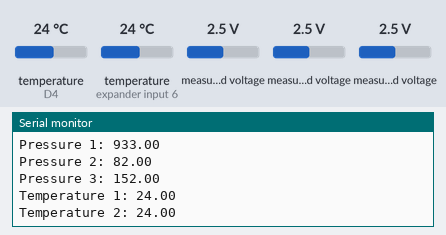
A sketch run on a simulated ESP8266 (NodeMCU). Shown: the last lines printed to the serial monitor. Inputs (shaded band) come from the test bench; at power-on: temperature (sensors on D4, expander input 6) 24 °C, measured voltage 2.5 V.

Above: at 1.2 s.
1.3 s: temperature (sensor on D4) set to 12 °C
At 2.6 s:
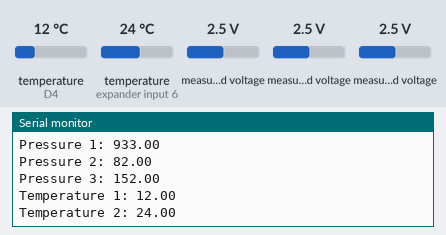
2.8 s: temperature (sensor on expander input 6) set to 12 °C
At 4.1 s:
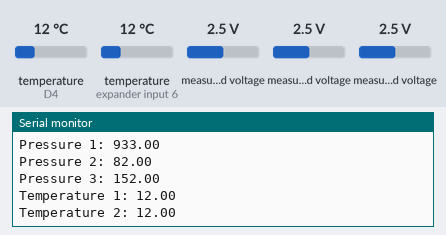
4.3 s: measured voltage (sensor 200) set to 0.1 V
5.8 s: measured voltage (sensor 201) set to 0.1 V
7.3 s: measured voltage (sensor 202) set to 0.1 V
8.8 s: temperature (sensor on D4) set to 19 °C
At 8.8 s:
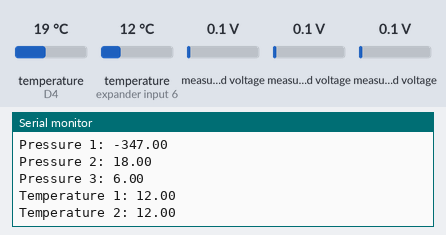
Timing chart, 0 to 11.3 s (numbered marks = the images above; inputs shaded):
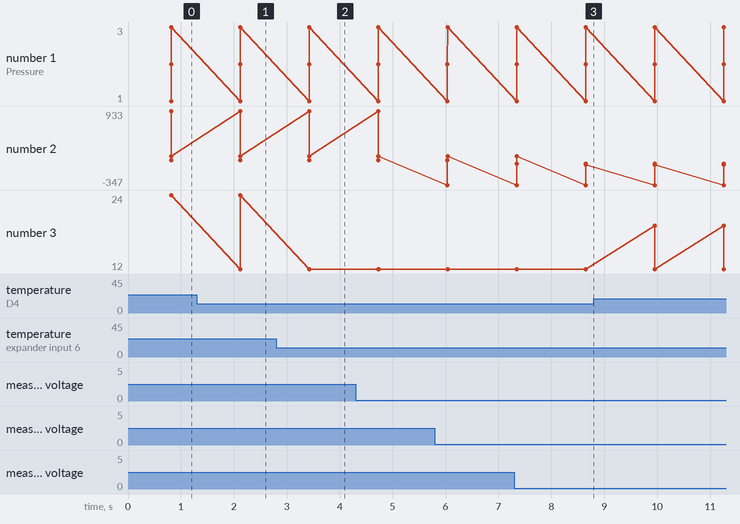

The sketch:

arduino_code.ino
```cpp
#include <Wire.h>
#include <Adafruit_ADS1X15.h>
#include <OneWire.h>
#include <DallasTemperature.h>
#include <ThingerESP8266.h>

#define USERNAME "in123"
#define DEVICE_ID "Esp8266"
#define DEVICE_CREDENTIAL "BMproject"
#define SSID "In" // Replace with your WiFi SSID
#define SSID_PASSWORD "19481234" // Replace with your WiFi password

Adafruit_ADS1115 ads; // Create an ADS1115 instance

#define ONE_WIRE_BUS D4 // Digital pin for DS18B20 sensors
OneWire oneWire(ONE_WIRE_BUS);
DallasTemperature sensors(&oneWire);

float pressure1, pressure2, pressure3; // Variables to store pressure readings
float tempC1, tempC2; // Variables to store temperature readings

ThingerESP8266 thing(USERNAME, DEVICE_ID, DEVICE_CREDENTIAL);

void setup() {
  Serial.begin(115200);
  Wire.begin();
  sensors.begin();

  if (!ads.begin()) {
    Serial.println("ADS1115 not found!");
    while (1);
  }

  thing.add_wifi(SSID, SSID_PASSWORD);

  // Define resources for Thinger.io
  thing["pressure1"] >> [](pson &out) {
    out = pressure1; // Resource for pressure from ADS1115 channel 0
  };

  thing["pressure2"] >> [](pson &out) {
    out = pressure2; // Resource for pressure from ADS1115 channel 1
  };

  thing["pressure3"] >> [](pson &out) {
    out = pressure3; // Resource for pressure from ADS1115 channel 2
  };

  thing["temperature1"] >> [](pson &out) {
    out = tempC1; // Resource for temperature from DS18B20 sensor 1
  };

  thing["temperature2"] >> [](pson &out) {
    out = tempC2; // Resource for temperature from DS18B20 sensor 2
  };
}

void loop() {
  // Read analog values from ADS1115 channels
  int16_t adc0 = ads.readADC_SingleEnded(0); // Read value from channel 0
  int16_t adc1 = ads.readADC_SingleEnded(1); // Read value from channel 1
  int16_t adc2 = ads.readADC_SingleEnded(2); // Read value from channel 2

  // Map analog values to pressure values (adjust these mappings as needed)
  pressure1 = map(adc0, 4000, 5000, 0,100); // Map ADC value to pressure (0-100)
  pressure2 = map(adc1, 7000,  17000, 50, 100); // Map ADC value to pressure (0-100)
  pressure3 = map(adc2, 0,  8800, 0, 100); // Map ADC value to pressure (0-100)

  // Read temperatures from DS18B20 sensors
  sensors.requestTemperatures();
  tempC1 = sensors.getTempCByIndex(0); // Read temperature from sensor 1
  tempC2 = sensors.getTempCByIndex(1); // Read temperature from sensor 2

  Serial.print("Pressure 1: ");
  Serial.println(pressure1);

  Serial.print("Pressure 2: ");
  Serial.println(pressure2);

  Serial.print("Pressure 3: ");
  Serial.println(pressure3);

  Serial.print("Temperature 1: ");
  Serial.println(tempC1);

  Serial.print("Temperature 2: ");
  Serial.println(tempC2);

  thing.handle(); // Handle Thinger.io interactions
  delay(500);    // Adjust delay as needed
}
```

Measured:
- after the input at 1.3 s, the serial monitor: prints a new line after 0.82 s (image 1)
- after the input at 2.8 s, the serial monitor: prints a new line after 0.63 s (image 2)
- plotted number 2: 152 → 6 after the input at 7.3 s
